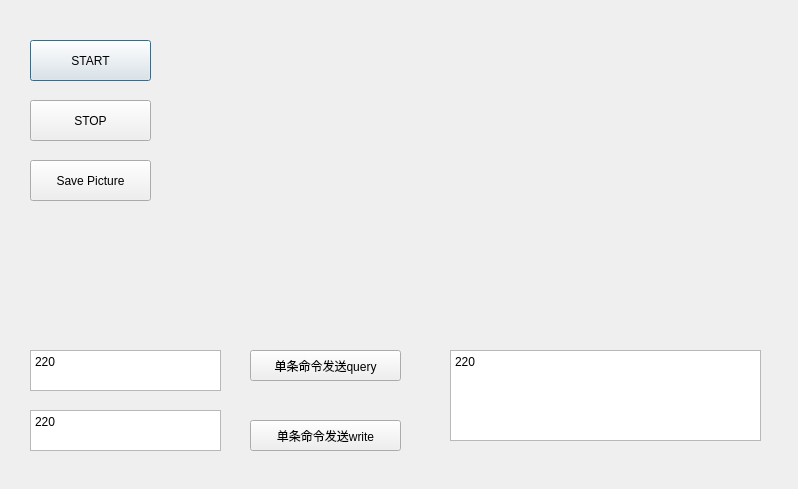
<?xml version="1.0" encoding="UTF-8"?>
<ui version="4.0">
 <class>Dialog_DL850_Setting</class>
 <widget class="QDialog" name="Dialog_DL850_Setting">
  <property name="geometry">
   <rect>
    <x>0</x>
    <y>0</y>
    <width>798</width>
    <height>489</height>
   </rect>
  </property>
  <property name="windowTitle">
   <string>DL850_Setting</string>
  </property>
  <property name="windowIcon">
   <iconset>
    <normalon>logo.jpg</normalon>
   </iconset>
  </property>
  <widget class="QPushButton" name="pushButton_StartTest">
   <property name="geometry">
    <rect>
     <x>30</x>
     <y>40</y>
     <width>121</width>
     <height>41</height>
    </rect>
   </property>
   <property name="text">
    <string>START</string>
   </property>
  </widget>
  <widget class="QPushButton" name="pushButton_StopTest">
   <property name="geometry">
    <rect>
     <x>30</x>
     <y>100</y>
     <width>121</width>
     <height>41</height>
    </rect>
   </property>
   <property name="text">
    <string>STOP</string>
   </property>
  </widget>
  <widget class="QPushButton" name="pushButton_SendQueryMessage">
   <property name="geometry">
    <rect>
     <x>250</x>
     <y>350</y>
     <width>151</width>
     <height>31</height>
    </rect>
   </property>
   <property name="text">
    <string>单条命令发送query</string>
   </property>
  </widget>
  <widget class="QPushButton" name="pushButton_SendMessage">
   <property name="geometry">
    <rect>
     <x>250</x>
     <y>420</y>
     <width>151</width>
     <height>31</height>
    </rect>
   </property>
   <property name="text">
    <string>单条命令发送write</string>
   </property>
  </widget>
  <widget class="QTextEdit" name="textEdit_SendMessage">
   <property name="geometry">
    <rect>
     <x>30</x>
     <y>410</y>
     <width>191</width>
     <height>41</height>
    </rect>
   </property>
   <property name="html">
    <string>&lt;!DOCTYPE HTML PUBLIC &quot;-//W3C//DTD HTML 4.0//EN&quot; &quot;http://www.w3.org/TR/REC-html40/strict.dtd&quot;&gt;
&lt;html&gt;&lt;head&gt;&lt;meta name=&quot;qrichtext&quot; content=&quot;1&quot; /&gt;&lt;style type=&quot;text/css&quot;&gt;
p, li { white-space: pre-wrap; }
&lt;/style&gt;&lt;/head&gt;&lt;body style=&quot; font-family:'宋体'; font-size:10pt; font-weight:400; font-style:normal;&quot;&gt;
&lt;p style=&quot; margin-top:0px; margin-bottom:0px; margin-left:0px; margin-right:0px; -qt-block-indent:0; text-indent:0px;&quot;&gt;&lt;span style=&quot; font-family:'SimSun'; font-size:9pt;&quot;&gt;220&lt;/span&gt;&lt;/p&gt;&lt;/body&gt;&lt;/html&gt;</string>
   </property>
  </widget>
  <widget class="QTextEdit" name="textEdit_ReturnMessage">
   <property name="geometry">
    <rect>
     <x>450</x>
     <y>350</y>
     <width>311</width>
     <height>91</height>
    </rect>
   </property>
   <property name="html">
    <string>&lt;!DOCTYPE HTML PUBLIC &quot;-//W3C//DTD HTML 4.0//EN&quot; &quot;http://www.w3.org/TR/REC-html40/strict.dtd&quot;&gt;
&lt;html&gt;&lt;head&gt;&lt;meta name=&quot;qrichtext&quot; content=&quot;1&quot; /&gt;&lt;style type=&quot;text/css&quot;&gt;
p, li { white-space: pre-wrap; }
&lt;/style&gt;&lt;/head&gt;&lt;body style=&quot; font-family:'宋体'; font-size:10pt; font-weight:400; font-style:normal;&quot;&gt;
&lt;p style=&quot; margin-top:0px; margin-bottom:0px; margin-left:0px; margin-right:0px; -qt-block-indent:0; text-indent:0px;&quot;&gt;&lt;span style=&quot; font-family:'SimSun'; font-size:9pt;&quot;&gt;220&lt;/span&gt;&lt;/p&gt;&lt;/body&gt;&lt;/html&gt;</string>
   </property>
  </widget>
  <widget class="QTextEdit" name="textEdit_SendQueryMessage">
   <property name="geometry">
    <rect>
     <x>30</x>
     <y>350</y>
     <width>191</width>
     <height>41</height>
    </rect>
   </property>
   <property name="html">
    <string>&lt;!DOCTYPE HTML PUBLIC &quot;-//W3C//DTD HTML 4.0//EN&quot; &quot;http://www.w3.org/TR/REC-html40/strict.dtd&quot;&gt;
&lt;html&gt;&lt;head&gt;&lt;meta name=&quot;qrichtext&quot; content=&quot;1&quot; /&gt;&lt;style type=&quot;text/css&quot;&gt;
p, li { white-space: pre-wrap; }
&lt;/style&gt;&lt;/head&gt;&lt;body style=&quot; font-family:'宋体'; font-size:10pt; font-weight:400; font-style:normal;&quot;&gt;
&lt;p style=&quot; margin-top:0px; margin-bottom:0px; margin-left:0px; margin-right:0px; -qt-block-indent:0; text-indent:0px;&quot;&gt;&lt;span style=&quot; font-family:'SimSun'; font-size:9pt;&quot;&gt;220&lt;/span&gt;&lt;/p&gt;&lt;/body&gt;&lt;/html&gt;</string>
   </property>
  </widget>
  <widget class="QPushButton" name="pushButton_SavePicture">
   <property name="geometry">
    <rect>
     <x>30</x>
     <y>160</y>
     <width>121</width>
     <height>41</height>
    </rect>
   </property>
   <property name="text">
    <string>Save Picture</string>
   </property>
  </widget>
 </widget>
 <resources/>
 <connections/>
</ui>
